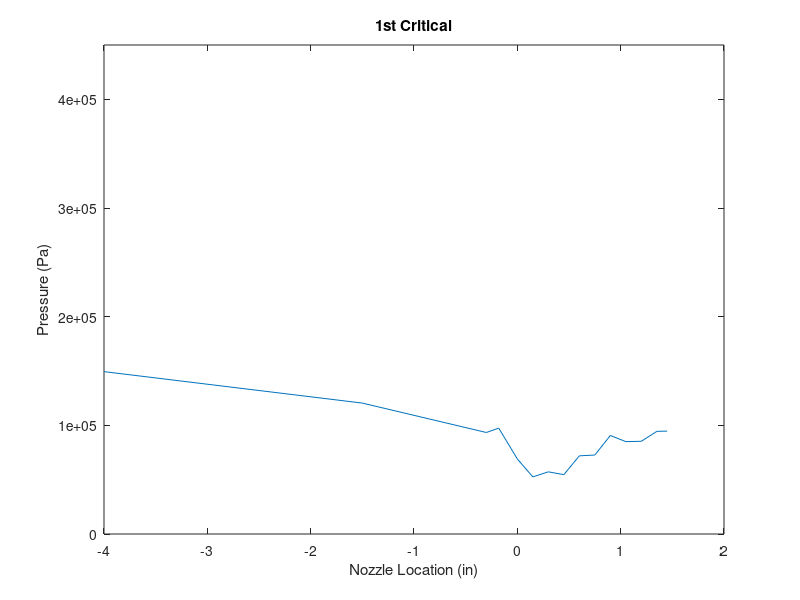
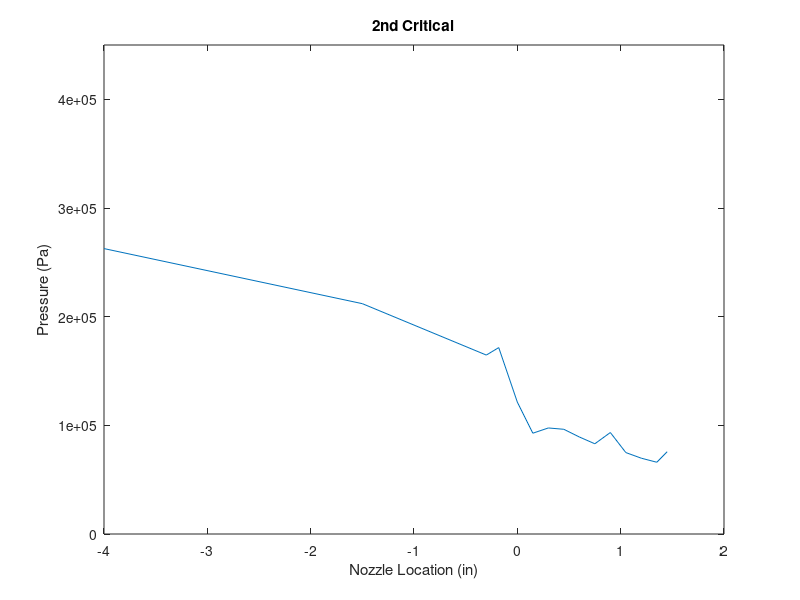
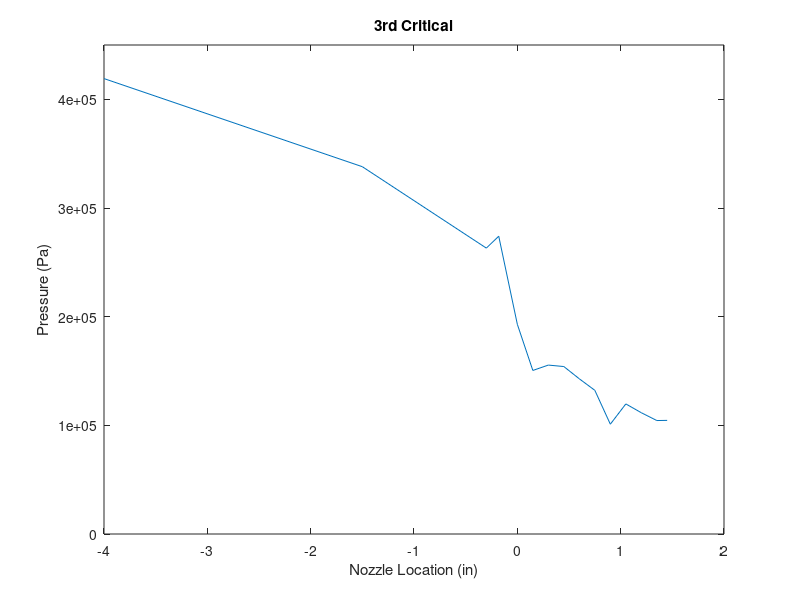
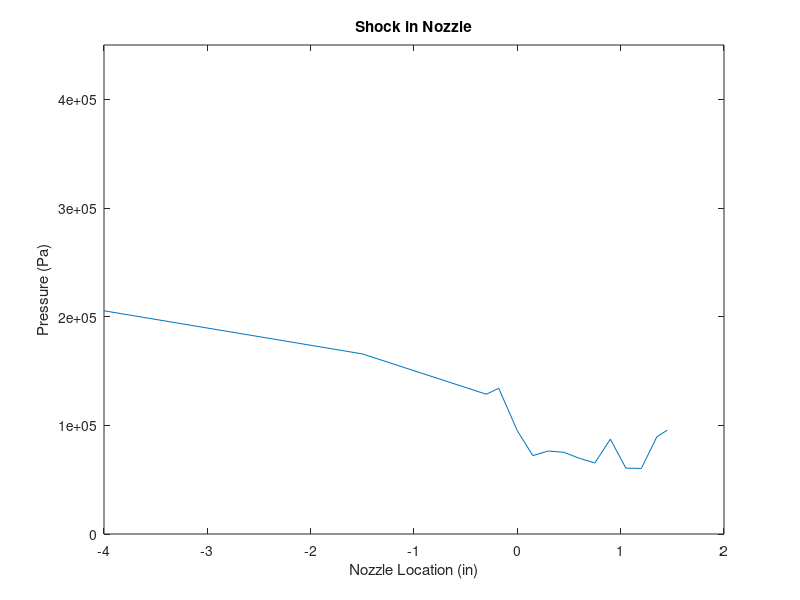

MATLAB code to generate these figures, in order:
x=[-4,-1.5,-.3,-.18,0,.15,.3,.45,.6,.75,.9,1.05,1.2,1.35,1.45];
m1st=[.3741,.6779,.9025,.9304,1,.7866,.709,.6539,.6106,.5739,.548,.5255,.5123,.5063,.5041];
m2nd=[.3741,.6779,.9025,.9304,1,1.243,1.348,1.431,1.5,1.562,1.61,1.652,1.678,1.689,1.694];
m3rd=[1.995,1.393,1.103,1.072,1,1.243,1.348,1.431,1.5,1.562,1.61,1.652,1.678,1.689,1.694];
mshock=[.3741,.6779,.9025,.9304,1,1.243,1.348,1.431,.6699,.6254,.5936,.5675,.5521,.5455,.5429];
p1st=[149416.18 120479.26 93406.52 97435.6905 69050.5 52564.3 57212.6 54613.2 71936.5 72671 90660.84 85003.8 85321.2 94460.22 94685.87];
pshock=[205419.1 165742.66 128616.04 134070 94998.59 72148.6 76365.7 75207.1 69687.2 65372.3 87258.46 60690.1 60290 89451.22 95493.98];
p2nd=[262653.5 211971.8 164663.91 171539.38 121347.38 92757.93 97585.5253 96365.255 89288.16 83029.3 93382.74 74935.6 69749.4 66028.8 75732.1];
p3rd=[419093 338006.4 263101.4 274040.4 192984.65 150502.76 155449.2 154100.62 142802.09 132215.28 101045.977 119712.16 111588.65 104406.774 104567.918];
% figure(1);
% plot(x,m1st);
% axis([-4 2 0 2]);
% title('1st Critical');
% xlabel('Nozzle Location (in)');
% ylabel('Mach Number');
% figure(2);
% plot(x,m2nd);
% axis([-4 2 0 2]);
% title('2nd Critical');
% xlabel('Nozzle Location (in)');
% ylabel('Mach Number');
% figure(3);
% plot(x,m3rd);
% axis([-4 2 0 2]);
% title('3rd Critical');
% xlabel('Nozzle Location (in)');
% ylabel('Mach Number');
% figure(4);
% plot(x,mshock);
% axis([-4 2 0 2]);
% title('Shock in Nozzle');
% xlabel('Nozzle Location (in)');
% ylabel('Mach Number');
figure(5);
plot(x,p1st);
axis([-4 2 0 4.5e5]);
title('1st Critical');
xlabel('Nozzle Location (in)');
ylabel('Pressure (Pa)');
figure(6);
plot(x,p2nd);
axis([-4 2 0 4.5e5]);
title('2nd Critical');
xlabel('Nozzle Location (in)');
ylabel('Pressure (Pa)');
figure(7);
plot(x,p3rd);
axis([-4 2 0 4.5e5]);
title('3rd Critical');
xlabel('Nozzle Location (in)');
ylabel('Pressure (Pa)');
figure(8);
plot(x,pshock);
axis([-4 2 0 4.5e5]);
title('Shock in Nozzle');
xlabel('Nozzle Location (in)');
ylabel('Pressure (Pa)');